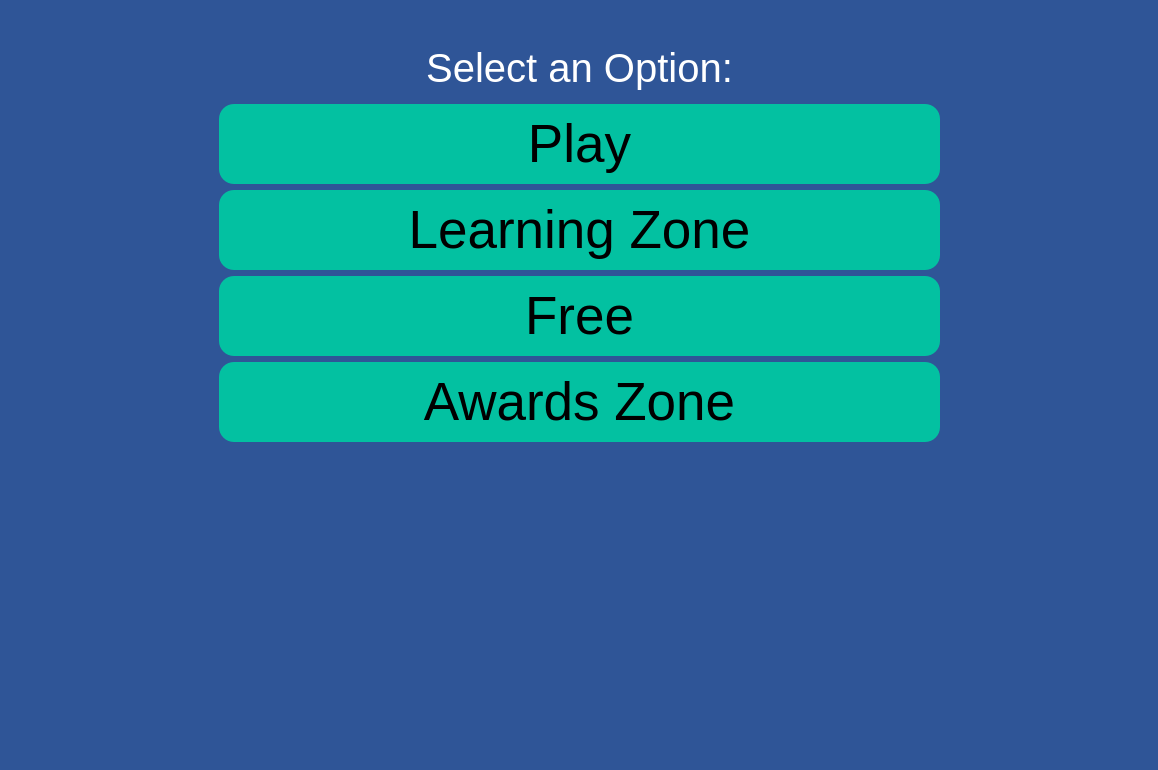
<?xml version="1.0" encoding="UTF-8"?>
<ui version="4.0">
 <class>self</class>
 <widget class="QWidget" name="self">
  <property name="geometry">
   <rect>
    <x>0</x>
    <y>0</y>
    <width>1158</width>
    <height>770</height>
   </rect>
  </property>
  <property name="minimumSize">
   <size>
    <width>1158</width>
    <height>770</height>
   </size>
  </property>
  <property name="windowTitle">
   <string>Form</string>
  </property>
  <property name="styleSheet">
   <string notr="true">background-color: rgb(47, 85, 151);</string>
  </property>
  <layout class="QGridLayout" name="gridLayout">
   <item row="0" column="1">
    <widget class="QLabel" name="label">
     <property name="maximumSize">
      <size>
       <width>821</width>
       <height>311</height>
      </size>
     </property>
     <property name="text">
      <string/>
     </property>
     <property name="pixmap">
      <pixmap>../../../Code/Project/Images/Main Menu.png</pixmap>
     </property>
     <property name="scaledContents">
      <bool>true</bool>
     </property>
     <property name="alignment">
      <set>Qt::AlignCenter</set>
     </property>
    </widget>
   </item>
   <item row="0" column="3">
    <layout class="QHBoxLayout" name="horizontalLayout">
     <item>
      <spacer name="horizontalSpacer_2">
       <property name="orientation">
        <enum>Qt::Horizontal</enum>
       </property>
       <property name="sizeHint" stdset="0">
        <size>
         <width>40</width>
         <height>20</height>
        </size>
       </property>
      </spacer>
     </item>
    </layout>
   </item>
   <item row="0" column="4">
    <layout class="QVBoxLayout" name="verticalLayout"/>
   </item>
   <item row="0" column="0">
    <layout class="QHBoxLayout" name="horizontalLayout_2">
     <item>
      <spacer name="horizontalSpacer">
       <property name="orientation">
        <enum>Qt::Horizontal</enum>
       </property>
       <property name="sizeHint" stdset="0">
        <size>
         <width>40</width>
         <height>20</height>
        </size>
       </property>
      </spacer>
     </item>
    </layout>
   </item>
   <item row="0" column="2">
    <layout class="QHBoxLayout" name="horizontalLayout_3"/>
   </item>
   <item row="1" column="0" colspan="5">
    <layout class="QVBoxLayout" name="verticalLayout_2">
     <item>
      <layout class="QGridLayout" name="gridLayout_2">
       <item row="2" column="1">
        <widget class="QPushButton" name="learningZoneButton">
         <property name="minimumSize">
          <size>
           <width>641</width>
           <height>80</height>
          </size>
         </property>
         <property name="font">
          <font>
           <pointsize>40</pointsize>
          </font>
         </property>
         <property name="styleSheet">
          <string notr="true">background-color : rgb(3, 193, 161);
border-radius: 15px;</string>
         </property>
         <property name="text">
          <string>Learning Zone</string>
         </property>
        </widget>
       </item>
       <item row="5" column="1">
        <spacer name="verticalSpacer">
         <property name="orientation">
          <enum>Qt::Vertical</enum>
         </property>
         <property name="sizeHint" stdset="0">
          <size>
           <width>20</width>
           <height>40</height>
          </size>
         </property>
        </spacer>
       </item>
       <item row="3" column="1">
        <widget class="QPushButton" name="freePlayButton">
         <property name="minimumSize">
          <size>
           <width>641</width>
           <height>80</height>
          </size>
         </property>
         <property name="font">
          <font>
           <pointsize>40</pointsize>
          </font>
         </property>
         <property name="layoutDirection">
          <enum>Qt::RightToLeft</enum>
         </property>
         <property name="styleSheet">
          <string notr="true">background-color : rgb(3, 193, 161);
border-radius: 15px;</string>
         </property>
         <property name="text">
          <string>Free</string>
         </property>
         <property name="icon">
          <iconset>
           <normaloff>../../../Code/Project/Images/play-circle-regular.svg</normaloff>../../../Code/Project/Images/play-circle-regular.svg</iconset>
         </property>
         <property name="iconSize">
          <size>
           <width>35</width>
           <height>35</height>
          </size>
         </property>
        </widget>
       </item>
       <item row="0" column="1">
        <widget class="QLabel" name="selectLabel">
         <property name="minimumSize">
          <size>
           <width>721</width>
           <height>61</height>
          </size>
         </property>
         <property name="maximumSize">
          <size>
           <width>16777215</width>
           <height>80</height>
          </size>
         </property>
         <property name="font">
          <font>
           <pointsize>30</pointsize>
          </font>
         </property>
         <property name="styleSheet">
          <string notr="true">color: white;</string>
         </property>
         <property name="text">
          <string>Select an Option:</string>
         </property>
         <property name="alignment">
          <set>Qt::AlignCenter</set>
         </property>
        </widget>
       </item>
       <item row="0" column="2">
        <spacer name="horizontalSpacer_4">
         <property name="orientation">
          <enum>Qt::Horizontal</enum>
         </property>
         <property name="sizeHint" stdset="0">
          <size>
           <width>40</width>
           <height>20</height>
          </size>
         </property>
        </spacer>
       </item>
       <item row="4" column="1">
        <widget class="QPushButton" name="awardsZoneButton">
         <property name="minimumSize">
          <size>
           <width>641</width>
           <height>80</height>
          </size>
         </property>
         <property name="font">
          <font>
           <pointsize>40</pointsize>
          </font>
         </property>
         <property name="styleSheet">
          <string notr="true">background-color : rgb(3, 193, 161);
border-radius: 15px;</string>
         </property>
         <property name="text">
          <string>Awards Zone</string>
         </property>
        </widget>
       </item>
       <item row="1" column="1">
        <widget class="QPushButton" name="playButton">
         <property name="minimumSize">
          <size>
           <width>641</width>
           <height>80</height>
          </size>
         </property>
         <property name="font">
          <font>
           <pointsize>40</pointsize>
          </font>
         </property>
         <property name="styleSheet">
          <string notr="true">background-color : rgb(3, 193, 161);
border-radius: 15px;</string>
         </property>
         <property name="text">
          <string>Play</string>
         </property>
        </widget>
       </item>
       <item row="0" column="0">
        <spacer name="horizontalSpacer_3">
         <property name="orientation">
          <enum>Qt::Horizontal</enum>
         </property>
         <property name="sizeHint" stdset="0">
          <size>
           <width>40</width>
           <height>20</height>
          </size>
         </property>
        </spacer>
       </item>
      </layout>
     </item>
    </layout>
   </item>
  </layout>
 </widget>
 <resources/>
 <connections/>
</ui>
